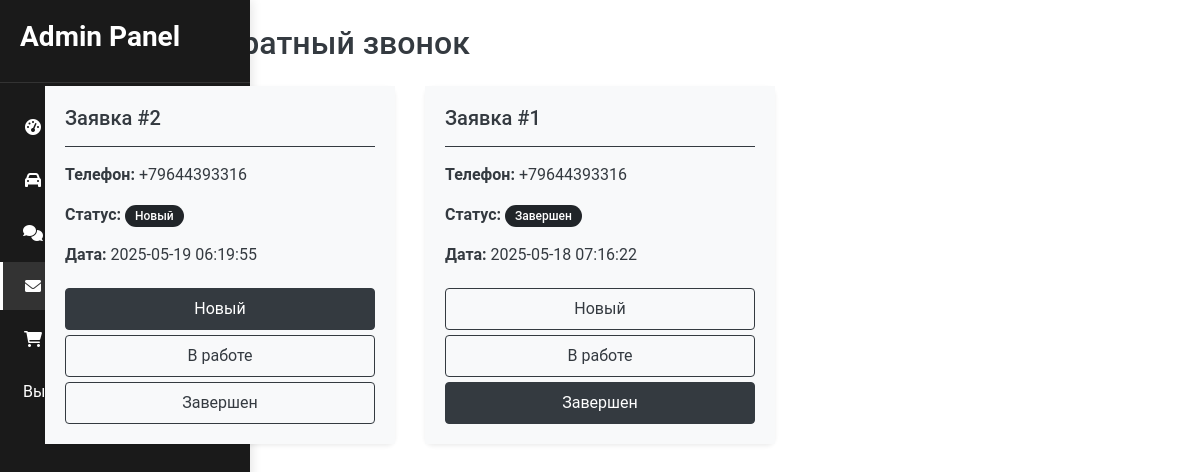
Before: /admin/contact with the older database file.
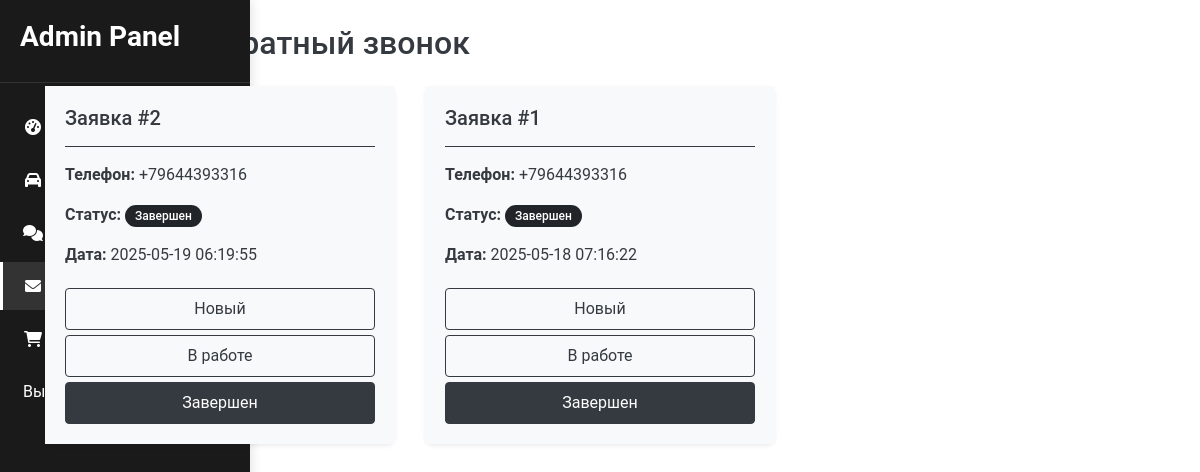
After: the same page with the newer database file.
### tables this page shows
CREATE TABLE contacts (
            id INTEGER PRIMARY KEY AUTOINCREMENT,
            phone TEXT NOT NULL,
            status TEXT DEFAULT 'new' CHECK (status IN ('new', 'contacted', 'completed', 'rejected')),
            created_at TIMESTAMP DEFAULT CURRENT_TIMESTAMP
        );

### app.py (the view)
@app.route('/admin/contact')
def contact():
    conn = sqlite3.connect('Base/database.db')
    cursor = conn.cursor()
    cursor.execute("SELECT id, phone, status, created_at FROM contacts ORDER BY created_at DESC")
    contacts = cursor.fetchall()
    conn.close()
    return render_template('admin_contact.html', contacts=contacts)

### templates/admin_contact.html (shortened to what this page needs)
{% extends "admin_pattern.html" %}
{% block content %}
<div class="container mt-4">
    <h2 class="text-dark mb-4">Заявки на обратный звонок</h2>
    <div class="row">
        {% for contact in contacts %}
        <div class="col-md-4 mb-4">
            <div class="card border-dark shadow-sm">
                <div class="card-body bg-light">
                    <h5 class="card-title text-dark">Заявка #{{ contact[0] }}</h5>
                    <hr class="border-dark">
                    <div class="card-text text-dark mb-3">
                        <p><strong>Телефон:</strong> {{ contact[1] }}</p>
                        <p>
                            <strong>Статус:</strong>
                            <span class="badge rounded-pill bg-dark text-white">
                                {% if contact[2] == 'new' %}Новый
                                {% elif contact[2] == 'contacted' %}В работе
                                {% elif contact[2] == 'completed' %}Завершен
                                {% elif contact[2] == 'rejected' %}Отклонен
                                {% endif %}
                            </span>
                        </p>
                        <p><strong>Дата:</strong> {{ contact[3] }}</p>
                    </div>
                    <form method="POST" action="/update_contact_status" class="d-flex flex-column gap-2">
                        <button type="submit" name="new_status" value="new"
                                class="btn {% if contact[2] == 'new' %}btn-dark{% else %}btn-outline-dark{% endif %} border-dark rounded text-start">
                            Новый
                        </button>
                        <button type="submit" name="new_status" value="contacted"
                                class="btn {% if contact[2] == 'contacted' %}btn-dark{% else %}btn-outline-dark{% endif %} border-dark rounded text-start">
                            В работе
                        </button>
                        <button type="submit" name="new_status" value="completed"
                                class="btn {% if contact[2] == 'completed' %}btn-dark{% else %}btn-outline-dark{% endif %} border-dark rounded text-start">
                            Завершен
                        </button>
                    </form>
                </div>
            </div>
        </div>
        {% endfor %}
    </div>
</div>
{% endblock %}

### templates/admin_pattern.html (shortened to what this page needs)
<!DOCTYPE html>
<html lang="en">
<head>
    <link href="https://stackpath.bootstrapcdn.com/bootstrap/4.5.2/css/bootstrap.min.css" rel="stylesheet">
    <link rel="stylesheet" href="https://cdnjs.cloudflare.com/ajax/libs/font-awesome/6.0.0-beta3/css/all.min.css">
</head>
<body>
    <div class="admin-container">
        <div class="sidebar">
            <div class="sidebar-header">
                <h3>Admin Panel</h3>
            </div>
            <ul class="nav-menu">
                <li class="nav-item">
                    <a href="/admin" class="nav-link {% if request.path == '/admin' %}active{% endif %}">
                        <i class="fas fa-tachometer-alt"></i>
                    </a>
                </li>
                <li class="nav-item">
                    <a href="/admin/add" class="nav-link {% if request.path == '/admin/add' %}active{% endif %}">
                        <i class="fas fa-car"></i>
                    </a>
                </li>
                <li class="nav-item">
                    <a href="/admin/comments" class="nav-link {% if request.path == '/admin/comments' %}active{% endif %}">
                        <i class="fas fa-comments"></i>
                    </a>
                </li>
                <li class="nav-item">
                    <a href="/admin/contact" class="nav-link {% if request.path == '/admin/contact' %}active{% endif %}">
                        <i class="fas fa-envelope"></i>
                    </a>
                </li>
                <li class="nav-item">
                    <a href="/admin/orders" class="nav-link {% if request.path == '/admin/orders' %}active{% endif %}">
                        <i class="fas fa-shopping-cart"></i>
                    </a>
                </li>
                <li class="nav-item">
                    <a href="/" class="nav-link">
                        Выйти
                    </a>
                </li>
            </ul>
        </div>
    {% block content %}{% endblock %}
    </div>
</body>
</html>

### templates/admin_pattern.html (style rules this page uses)
body { margin: 0; padding: 0; font-family: 'Roboto', sans-serif; background-color: #ffffff; color: #1a1a1a; }
.admin-container { display: flex; min-height: 100vh; }
.sidebar { width: 250px; background-color: #1a1a1a; color: white; padding: 20px 0; height: 100vh; position: fixed; box-shadow: 2px 0 10px rgba(0, 0, 0, 0.1); }
.sidebar-header { padding: 0 20px 20px; border-bottom: 1px solid #333; margin-bottom: 20px; }
.sidebar-header h3 { color: white; font-weight: bold; }
.nav-menu { list-style: none; padding: 0; margin: 0; }
.nav-item { margin-bottom: 5px; }
.nav-link { display: flex; align-items: center; padding: 12px 20px; color: white; text-decoration: none; transition: all 0.3s; border-left: 3px solid transparent; }
.nav-link:hover, .nav-link.active { background-color: #333; border-left: 3px solid white; }
.nav-link i { margin-right: 10px; width: 20px; text-align: center; }
.card { border: none; border-radius: 8px; box-shadow: 0 2px 10px rgba(0, 0, 0, 0.05); margin-bottom: 20px; }
.card-body { padding: 20px; }

### templates/admin_contact.html (style rules this page uses)
.card { transition: transform 0.2s; border-radius: 8px; }
.badge { font-weight: 500; padding: 5px 10px; background-color: #212529 !important; }
.btn { margin-top: 5px; padding: 8px 12px; transition: all 0.2s; }

Changed rows visible on the page:
changed contacts id 2: status "Новый" → "Завершен"
